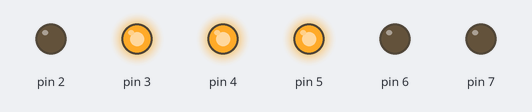
The sketch below on a simulated Arduino Uno, built with avr-gcc and run on an emulated ATmega328P. Shown: output pins drawn as LEDs (lit = HIGH).

Above: at 0.5 s.
At 1.5 s:
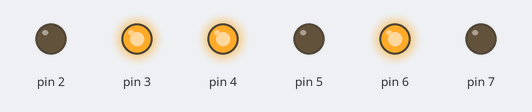
At 2.2 s:
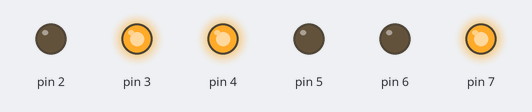
At 3.2 s:
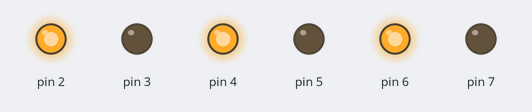
At 4.2 s:
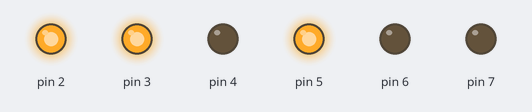
At 5.2 s:
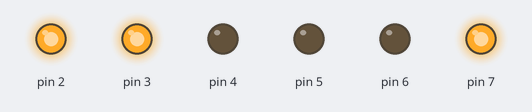
Timing chart, 0 to 7.2 s (numbered marks = the images above):
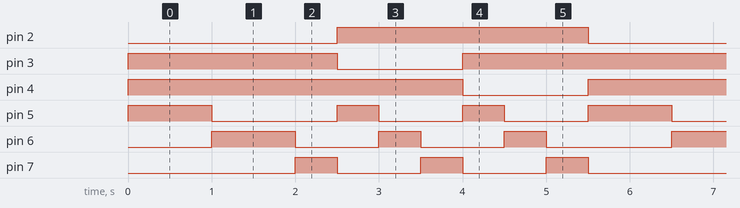

Measured:
- by itself, pin 2: alternates HIGH for 3.0 s and LOW for 2.5 s
- by itself, pin 3: repeats every 5.5 s: LOW 1.5 s, HIGH 4.0 s
- by itself, pin 4: alternates HIGH for 4.0 s and LOW for 1.5 s
- by itself, pin 5: repeats every 5.5 s: LOW 1.5 s, 2 × (HIGH 0.50 s, LOW 1.0 s), HIGH 1.0 s
- by itself, pin 6: repeats every 5.5 s: 2 × (LOW 1.0 s, HIGH 0.50 s), LOW 1.5 s, HIGH 1.0 s
- by itself, pin 7: repeats every 5.5 s: 2 × (LOW 1.0 s, HIGH 0.50 s), LOW 2.0 s, HIGH 0.50 s

The sketch:

matrix_3by3.ino
```cpp
// C++ code
//
void setup()
{
  pinMode(2, OUTPUT);
  pinMode(3, OUTPUT);
  pinMode(4, OUTPUT);
  pinMode(5, OUTPUT);
  pinMode(6, OUTPUT);
  pinMode(7, OUTPUT);
  digitalWrite(5,LOW);
  digitalWrite(6,LOW);
  digitalWrite(7,LOW);
}

void loop()
{
  digitalWrite(2, LOW);
  digitalWrite(5, HIGH);
  digitalWrite(3, HIGH);
  digitalWrite(6, LOW);
  digitalWrite(4, HIGH);
  digitalWrite(7, LOW);
  delay(1000);
  digitalWrite(2, LOW);
  digitalWrite(5, LOW);
  digitalWrite(3, HIGH);
  digitalWrite(6, HIGH);
  digitalWrite(4, HIGH);
  digitalWrite(7, LOW);
  delay(1000);
  digitalWrite(2, LOW);
  digitalWrite(5, LOW);
  digitalWrite(3, HIGH);
  digitalWrite(6, LOW);
  digitalWrite(4, HIGH);
  digitalWrite(7, HIGH);
  delay(500);
  digitalWrite(2, HIGH);
  digitalWrite(5, HIGH);
  digitalWrite(3, LOW);
  digitalWrite(6, LOW);
  digitalWrite(4, HIGH);
  digitalWrite(7, LOW);
  delay(500);
  digitalWrite(2, HIGH);
  digitalWrite(5, LOW);
  digitalWrite(3, LOW);
  digitalWrite(6, HIGH);
  digitalWrite(4, HIGH);
  digitalWrite(7, LOW);
  delay(500);
  digitalWrite(2, HIGH);
  digitalWrite(5, LOW);
  digitalWrite(3, LOW);
  digitalWrite(6, LOW);
  digitalWrite(4, HIGH);
  digitalWrite(7, HIGH);
  delay(500);
  digitalWrite(2, HIGH);
  digitalWrite(5, HIGH);
  digitalWrite(3, HIGH);
  digitalWrite(6, LOW);
  digitalWrite(4, LOW);
  digitalWrite(7, LOW);
  delay(500);
  digitalWrite(2, HIGH);
  digitalWrite(5, LOW);
  digitalWrite(3, HIGH);
  digitalWrite(6, HIGH);
  digitalWrite(4, LOW);
  digitalWrite(7, LOW);
  delay(500);
  digitalWrite(2, HIGH);
  digitalWrite(5, LOW);
  digitalWrite(3, HIGH);
  digitalWrite(6, LOW);
  digitalWrite(4, LOW);
  digitalWrite(7, HIGH);
  delay(500);
}
```
